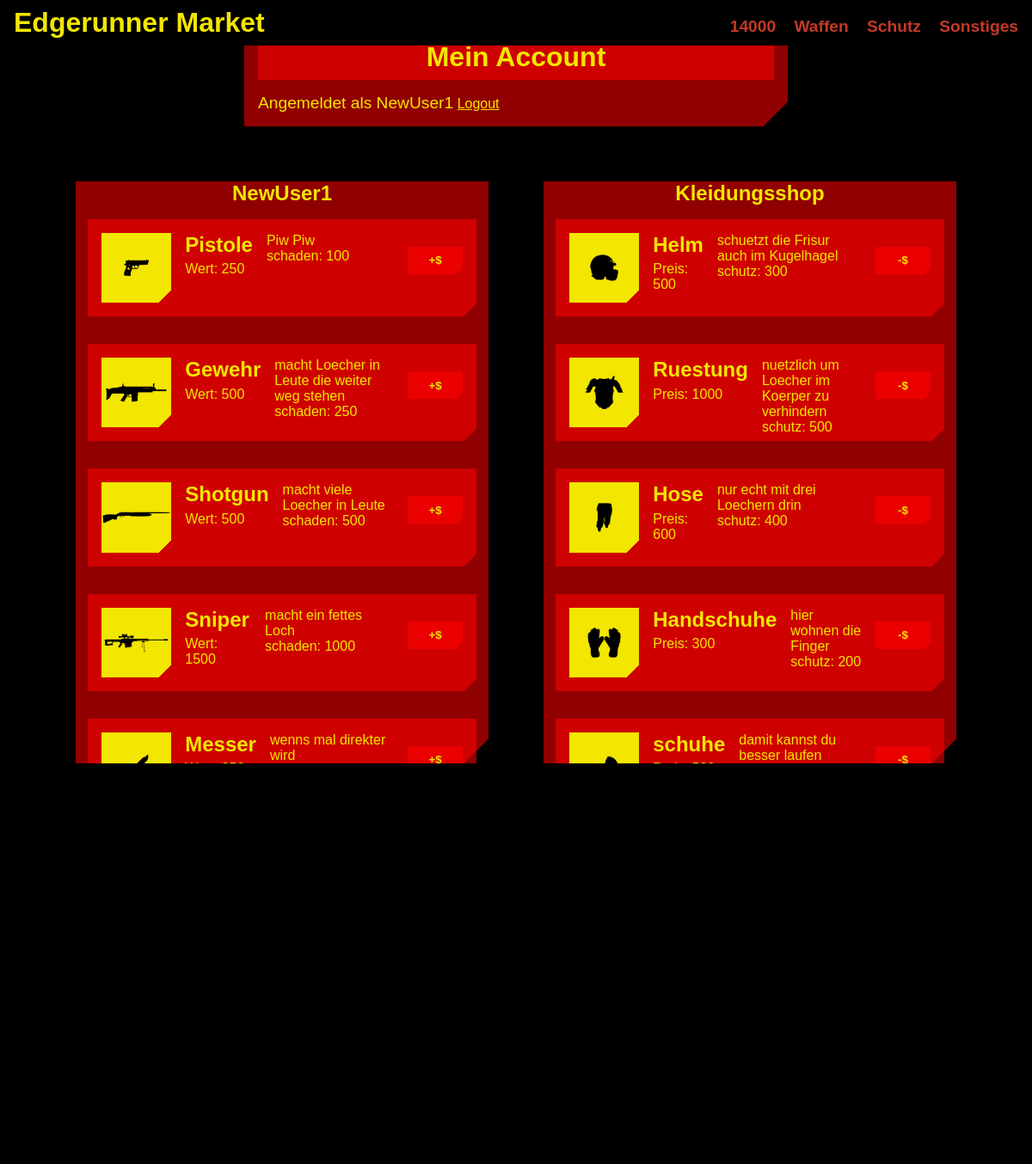
Screenshot of /index.php?action=Shop2 (signed in) with the database file from the repository.
### tables this page shows
CREATE TABLE IF NOT EXISTS `user_resources` (
  `id` int(12) NOT NULL AUTO_INCREMENT,
  `productId` int(8) NOT NULL,
  `userId` int(8) NOT NULL,
  `count` int(8) NOT NULL,
  PRIMARY KEY (`id`),
  KEY `userId` (`userId`),
  KEY `productId` (`productId`),
  KEY `productId_2` (`productId`)
);

CREATE TABLE IF NOT EXISTS `products` (
  `id` int(8) NOT NULL AUTO_INCREMENT,
  `productId` varchar(12) NOT NULL,
  `name` varchar(16) DEFAULT NULL,
  `description` varchar(64) NOT NULL,
  `image` varchar(128) NOT NULL DEFAULT 'ProductImages/noImage.png',
  `price` int(8) NOT NULL,
  `itemtype` enum('weapon','amor','item') NOT NULL,
  `itemValues` int(8) NOT NULL,
  `isConsumeable` tinyint(1) NOT NULL DEFAULT 0,
  PRIMARY KEY (`id`),
  UNIQUE KEY `productId` (`productId`)
);

### web/php/PHP_Forms/inventorySlot.php (the view, shortened to what this page needs)
<?php
    function getItem($itemID, $slotID){
        $conn = dbConnect();
        try{
            $query = $conn->prepare('SELECT products.name,
            products.description, products.image,
            products.price, products.itemValues , products.itemtype
            FROM products
            WHERE products.id = ?');
            $query->bindParam( 1, $itemID, PDO::PARAM_INT );
            $query->execute();
            if($data = $query->fetchAll(PDO::FETCH_ASSOC))
            {
                $name = $data[0]['name'];
                $description = $data[0]['description'];
                $image = $data[0]['image'];
                $price = $data[0]['price'];
                $sellprice = $price/2;
                $itemValues = $data[0]['itemValues'];
                echo
                "<form class='inventorySlot' method ='post' action='index.php'>
                        <img src='$image' alt='Product Image'>
                        <div>
                            <h1>$name</h1>
                            <p>Wert: $sellprice</p>
                        </div>
                        <div>
                            <p>$description</p>";
                        if($data[0]['itemtype'] == 'weapon')
                            echo"<p>schaden: $itemValues</p>";
                   echo"</div>
                        <div> ";
                    if($_SESSION['currentshopID'] >= 1){
                    echo"
                        <input type='hidden' name='slotID' value='$slotID'>
                        <input type='hidden' name='isShop' value='0'>
                        <input type='hidden' name='price' value='$sellprice'>
                        <button type='submit' class='inventorySlot'>+$</button>
                    ";}
                echo"</div>
                    </form>";
            }
        }catch(Exception $e){
            userMessage('Es ist Fehler aufgetreten'.$e->getMessage());
            $conn=null;
            return false;
        }
    }
?>

### web/php/PHP_Forms/playerInventory.php (shortened to what this page needs)
<?php
    function getItemsInInventory(){
        $conn = dbConnect();
        try{
            $query = $conn->prepare('SELECT productId, id FROM user_resources WHERE userId = ?');
            $query->bindParam( 1, $_SESSION['id'], PDO::PARAM_INT );
            $query->execute();
            if($data = $query->fetchAll(PDO::FETCH_ASSOC)){
                echo '<div class="inventorySlotContainer">';
                echo '<h1 class="inventoryName">'.$_SESSION['nick'].'</h1>';
                foreach($data as $item)
                {
                    $itemID = $item['productId'];
                    $slotID = $item['id'];
                    include_once 'inventorySlot.php';
                    getItem($itemID,$slotID);
                }
                echo '</div>';
            }else {
                echo '<div class="inventorySlotContainer">';
                echo '<h1 class="inventoryName">'.$_SESSION['nick'].'</h1>';
                echo '<form>Dein Inventar ist Leer</form>';
                echo '</div>';
            }
        }catch(Exception $e){
            userMessage('Es ist Fehler aufgetreten'.$e->getMessage());
            $conn=null;
            return false;
        }
    }
    function GetShopInventory($shopID){
        $conn = dbConnect();
        try{
            $query = $conn->prepare('SELECT productId, id FROM user_resources WHERE userId = ?');
            $query->bindParam( 1, $shopID, PDO::PARAM_INT );
            $query->execute();
            if($data = $query->fetchAll(PDO::FETCH_ASSOC)){
                echo '<div class="inventorySlotContainer">';
                if($shopID == 2)
                    echo '<h1 class="inventoryName">Kleidungsshop</h1>';
                foreach($data as $item)
                {
                    $itemID = $item['productId'];
                    $slotID = $item['id'];
                    include_once 'traderSlot.php';
                    getTraderItem($itemID,$slotID);
                }
                echo '</div>';
            }elseif($_SESSION['currentshopID'] != -1){
                echo '<div class="inventorySlotContainer">';
                echo '<h1 class="inventoryName">Shop '.$shopID.'</h1>';
                echo'<form>Der Shop hat zur zeit keine neuen angebote</form> ';
                echo '</div>';
            }
        }catch(Exception $e){
            userMessage('Es ist Fehler aufgetreten'.$e->getMessage());
            $conn=null;
            return false;
        }
    }
?>
<section class="playerInventoryFrame">
                <?php
            getItemsInInventory();
            GetShopInventory($_SESSION['currentshopID']);
        ?>
</section>

### web/php/PHP_Forms/traderSlot.php (shortened to what this page needs)
<?php
    function getTraderItem($itemID, $slotID){
        $conn = dbConnect();
        try{
            $query = $conn->prepare('SELECT products.name,
            products.description, products.image,
            products.price, products.itemValues, products.itemtype
            FROM products
            WHERE products.id = ?');
            $query->bindParam( 1, $itemID, PDO::PARAM_INT );
            $query->execute();
            if($data = $query->fetchAll(PDO::FETCH_ASSOC))
            {
                $name = $data[0]['name'];
                $description = $data[0]['description'];
                $image = $data[0]['image'];
                $price = $data[0]['price'];
                $itemValues = $data[0]['itemValues'];
                echo
                "<form class='inventorySlot' method ='post' action='index.php'>
                        <img src='$image' alt='Product Image'>
                        <div>
                            <h1>$name</h1>
                            <p>Preis: $price</p>
                        </div>
                        <div>
                            <p>$description</p>";
                        if($data[0]['itemtype'] == 'amor')
                            echo"<p>schutz: $itemValues</p>";
                        echo"</div>
                        <div>
                            <input type='hidden' name='slotID' value='$slotID'>
                            <input type='hidden' name='isShop' value='1'>
                            <input type='hidden' name='price' value='$price'>
                            <button type='submit' class='inventorySlot'>-$</button>
                        </div>
                </form>";
            }
        }catch(Exception $e){
            userMessage('Es ist Fehler aufgetreten'.$e->getMessage());
            $conn=null;
            return false;
        }
    }
?>

### web/style.css (style rules this page uses)
:root { --bgColContent: #ff000091; --themeColContent: #ff00008c; --textCol:#F3E600; --bgCol:rgb(0, 0, 0); --linkCol:#c63927; --borderCol: rgb(0, 0, 0); --hoverCol:#00ffffba; --warning:#ff00008c; }
* { margin:0; padding:0; }
body { font-family: 'normalLetters','cyberpunk', tahoma, sans-serif, Arial ; background-color:var(--bgCol); }
.playerInventoryFrame { width:100vw !important; height:60vh !important; display: flex !important; flex-direction:row !important; justify-content:center !important; align-self: center !important; z-index:0 !important; }
.inventorySlotContainer { background-color: var(--bgColContent) !important; width:40vw !important; height:50vh !important; z-index:1; margin:2rem; display:flex !important; flex-direction:column; overflow-y: scroll !important; scrollbar-width: none; background:linear-gradient(-45deg, transparent 20px, var(--bgColContent) 0) !important; }
.inventorySlot { width:35vw !important; height:6vh !important; display:flex !important; flex-direction:row !important; justify-content:left !important; align-content: baseline; margin : 1rem auto !important; z-index:2 !important; transition: all .2s ease-in-out; background:linear-gradient(-45deg, transparent 10px, var(--bgColContent) 0) !important; }
.inventorySlot > :last-child { margin-left:auto; }
.inventorySlot img { width:auto; height:6vh; background:linear-gradient(-45deg, transparent 10px, #F3E600 0) !important; }
.inventorySlot h1 { text-align: left; color:var(--textCol) !important; background-color:transparent !important; }
.inventorySlot p { text-align: left; color:var(--textCol) !important; }
.inventorySlot button { height:2rem !important; width:4rem !important; color:var(--textCol) !important; border: none; display: block !important; text-align: center !important; background:linear-gradient(-45deg, transparent 5px, var(--bgColContent) 0) !important; }
.inventoryName { background-color:transparent !important; }
form, .admin { display:flex; flex-direction: column; width: 50vw; padding: 1rem; gap: 1rem; background-color:var(--bgColContent); margin:2rem auto; background:linear-gradient(-45deg, transparent 20px, var(--bgColContent) 0) !important; }
[type="submit"], .productButton, #addProductButton { font-weight:bold; height:2rem; padding:0.5rem; }
#enter, h1 { background-color:var(--themeColContent); color: var(--textCol); text-align: center; height: 1.4em; }
form img { width:3rem; height:3rem; background-color: var(--bgCol); }

### rows the page displays
user_resources: productId.image (picture), productId.name "Pistole", productId.price "250", productId.description "Piw Piw", productId.itemValues "100"
user_resources: productId.image (picture), productId.name "Gewehr", productId.price "500", productId.description "macht Loecher in Leute die weiter weg stehen", productId.itemValues "250"
user_resources: productId.image (picture), productId.name "Shotgun", productId.price "500", productId.description "macht viele Loecher in Leute", productId.itemValues "500"
user_resources: productId.image (picture), productId.name "Sniper", productId.price "1500", productId.description "macht ein fettes Loch", productId.itemValues "1000"
user_resources: productId.image (picture), productId.name "Messer", productId.description "wenns mal direkter wird"
user_resources: productId.image (picture), productId.name "Helm", productId.price "500", productId.description "schuetzt die Frisur auch im Kugelhagel", productId.itemValues "300"
user_resources: productId.image (picture), productId.name "Ruestung", productId.price "1000", productId.description "nuetzlich um Loecher im Koerper zu verhindern", productId.itemValues "500"
user_resources: productId.image (picture), productId.name "Hose", productId.price "600", productId.description "nur echt mit drei Loechern drin", productId.itemValues "400"
user_resources: productId.image (picture), productId.name "Handschuhe", productId.price "300", productId.description "hier wohnen die Finger", productId.itemValues "200"
user_resources: productId.image (picture), productId.name "schuhe", productId.description "damit kannst du besser laufen"

### other values shown
$_SESSION['nick'] "NewUser1"
$coinsvalue "14000"
